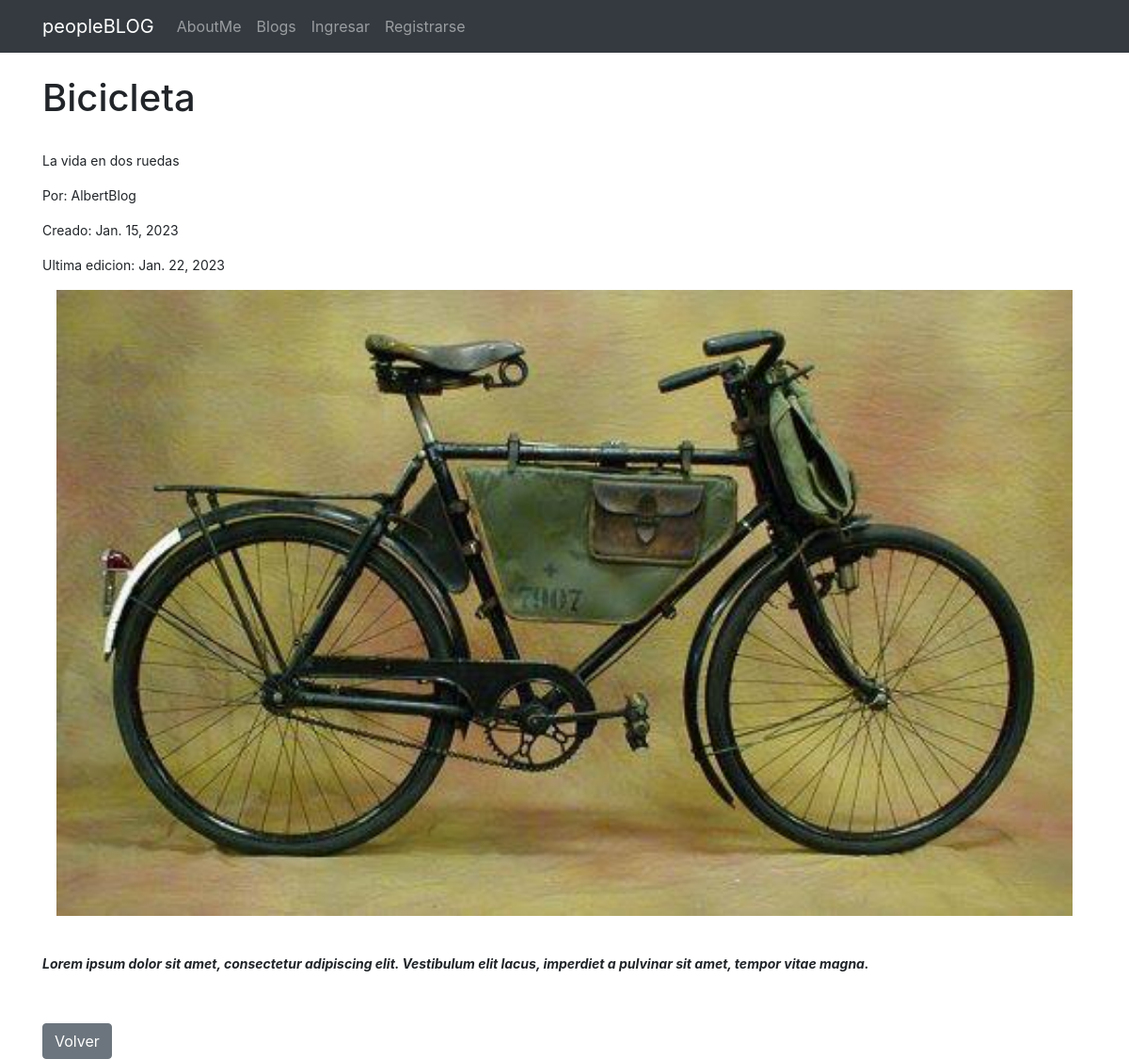
The app's page /blog/paginadetalle/39 with its own data.
### Blog/models.py (models this page shows, shortened)
class Pagina(models.Model):
    titulo=models.CharField(max_length=100)
    subtitulo=models.CharField(max_length=100)
    user= models.ForeignKey(User, on_delete=models.CASCADE)
    imagen= models.ImageField(null=True, blank=True, upload_to="post")
    cuerpo=RichTextField(null=True, blank=True)
    creado=models.DateField(auto_now_add=True)
    editado=models.DateField(auto_now=True)

### Blog/views.py (the view)
# urls.py: path('paginadetalle/<pk>', views.paginadetalle, name="paginadetalle"),
def paginadetalle(request, pk):
	pagina = Pagina.objects.get(id=pk)
	context = {'pagina':pagina}
	return render(request, 'pagina_detalle.html', context)

### Templates/pagina_detalle.html (shortened to what this page needs)
{% extends "padre.html" %}
{% block content %}
<h1>{{pagina.titulo}}</h1>
<br/>
<small>
    <p>{{pagina.subtitulo}}</p>
    <p>Por: {{pagina.user}}</p>
    <p>Creado: {{pagina.creado}}</p>
    <p>Ultima edicion: {{pagina.editado}}</p>
    <img class="container" src="{{pagina.imagen.url}}">
<br/>
<br/>
    <p>{{pagina.cuerpo|safe}}</p>
</small>
    <a class="btn btn-secondary" href="{% url 'leerpaginas' %}">Volver</a>
{% endblock %}

### records on screen
Pagina: titulo "Bicicleta", subtitulo "La vida en dos ruedas", user "AlbertBlog", creado "Jan. 15, 2023", editado "Jan. 22, 2023", imagen (picture), cuerpo "Lorem ipsum dolor sit amet, consectetur adipiscing elit. Vestibulum elit lacus, imperdiet a pulvinar sit amet, tempor vitae magna."
